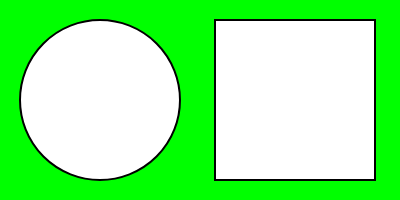
Frame 1 (no input)
Frame 60 (no input): identical to frame 1, image omitted
Frame 120 (the mouse pressed at the canvas centre since frame 60): identical to frame 1, image omitted

The p5.js sketch that drew this single still picture (run headless with seeded random() and noise() and a simulated clock; from frame 60 on, the mouse is pressed at the canvas centre):

// p5.js sketch
// ── sketch.js
function setup() {
  createCanvas(400, 200);
}

function draw() {
  background("lime");
  strokeWeight(2);
  circle(100, 100, 160);
  square(215, 20, 160);
}
